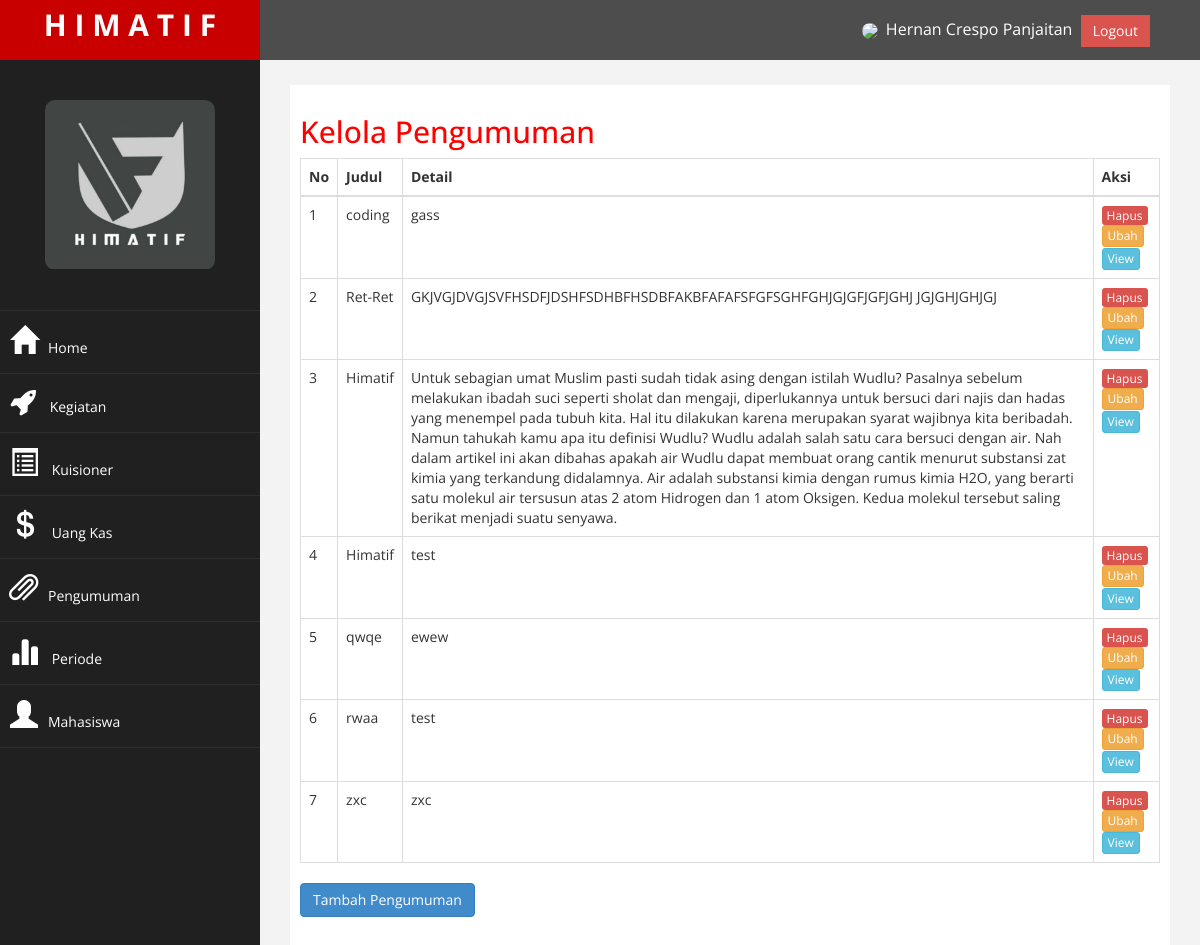
Page /Admin/index.php?halaman=pengumuman (signed in) on the committed database.
### tables this page shows
CREATE TABLE `pengumuman` (
  `pengumuman_id` int(11) NOT NULL,
  `bph_id` int(11) DEFAULT NULL,
  `periode_id` int(11) DEFAULT NULL,
  `detail_pengumuman` text,
  `tanggal_akhir_pengumuman` date DEFAULT NULL,
  `judul_pengumuman` varchar(225) NOT NULL,
  `foto_pengumuman` varchar(100) DEFAULT NULL
);

### Admin/pengumuman.php (the view)
<h2>Kelola Pengumuman</h2>
<table class="table table-bordered">
	<thead>
		<tr>
			<th>No</th>
			<th>Judul</th>
			<th>Detail</th>
			<th>Aksi</th>
		</tr>
	</thead>
	<tbody>
		<?php $nomor=1; ?>
		<?php $ambil=$koneksi->query("SELECT * FROM pengumuman"); ?>
		<?php while($pecah = $ambil->fetch_assoc()){ ?>
		<tr>
			<td><?php echo $nomor; ?></td>
			<td><?php echo $pecah['judul_pengumuman']; ?></td>
			<td><?php echo $pecah['detail_pengumuman']; ?></td>
			<td>
				<a href="index.php?halaman=hapuspengumuman&id=<?php echo $pecah['pengumuman_id']; ?>" class="btn-danger btn-xs">Hapus
				</a>
				<a href="index.php?halaman=ubahpengumuman&id=<?php echo $pecah['pengumuman_id']; ?>" class="btn btn-warning btn-xs">Ubah</a>
				<a href="index.php?halaman=viewpengumuman&id=<?php echo $pecah['pengumuman_id']; ?>" class="btn btn-info btn-xs">View</a>
			</td>
		</tr>
		<?php $nomor++; ?>
		<?php }  ?>
	</tbody>
</table>
<a href="index.php?halaman=tambahpengumuman" class="btn btn-primary">Tambah Pengumuman</a>

### Admin/assets/css/custom.css (style rules this page uses)
body { font-family: 'Open Sans', sans-serif; }
h2 { color: #f00; }

### rows in the picture
pengumuman: judul_pengumuman "coding", detail_pengumuman "gass"
pengumuman: judul_pengumuman "Ret-Ret", detail_pengumuman "GKJVGJDVGJSVFHSDFJDSHFSDHBFHSDBFAKBFAFAFSFGFSGHFGHJGJGFJGFJGHJ JGJGHJGHJGJ"
pengumuman: judul_pengumuman "Himatif", detail_pengumuman "Untuk sebagian umat Muslim pasti sudah tidak asing dengan istilah Wudlu? Pasalnya sebelum melakukan ibadah suci seperti sholat dan mengaji, diperlukannya untuk bersuci dari najis dan hadas yang menempel pada tubuh kita. Hal itu dilakukan karena merupakan syarat wajibnya kita beribadah. Namun tahukah kamu apa itu definisi Wudlu? Wudlu adalah salah satu cara bersuci dengan air. Nah dalam artikel ini akan dibahas apakah air Wudlu dapat membuat orang cantik menurut substansi zat kimia yang terkandung didalamnya. Air adalah substansi kimia dengan rumus kimia H2O, yang berarti satu molekul air tersusun atas 2 atom Hidrogen dan 1 atom Oksigen. Kedua molekul tersebut saling berikat menjadi suatu…"
pengumuman: judul_pengumuman "Himatif", detail_pengumuman "test"
pengumuman: judul_pengumuman "qwqe", detail_pengumuman "ewew"
pengumuman: judul_pengumuman "rwaa", detail_pengumuman "test"
pengumuman: judul_pengumuman "zxc", detail_pengumuman "zxc"

### other values in the picture
$_SESSION['mahasiswa']['nama'] "Hernan Crespo Panjaitan"
